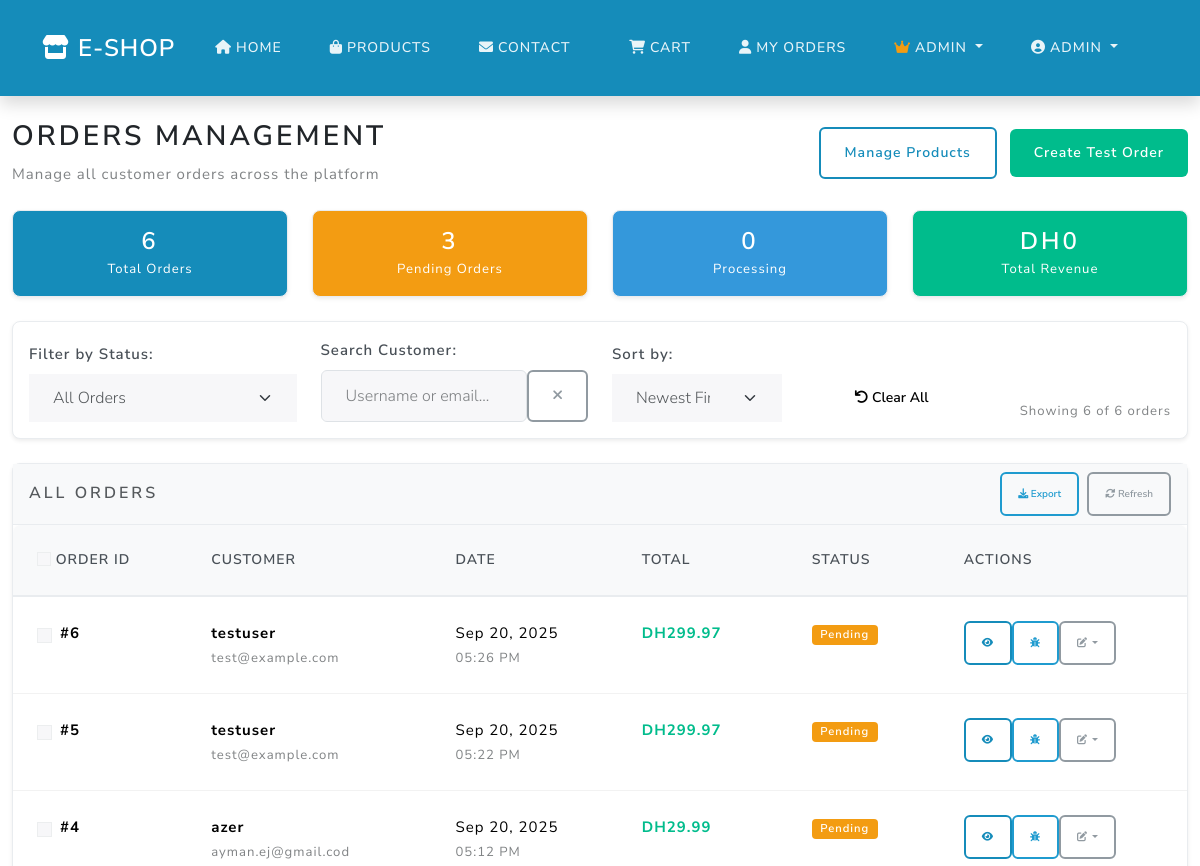
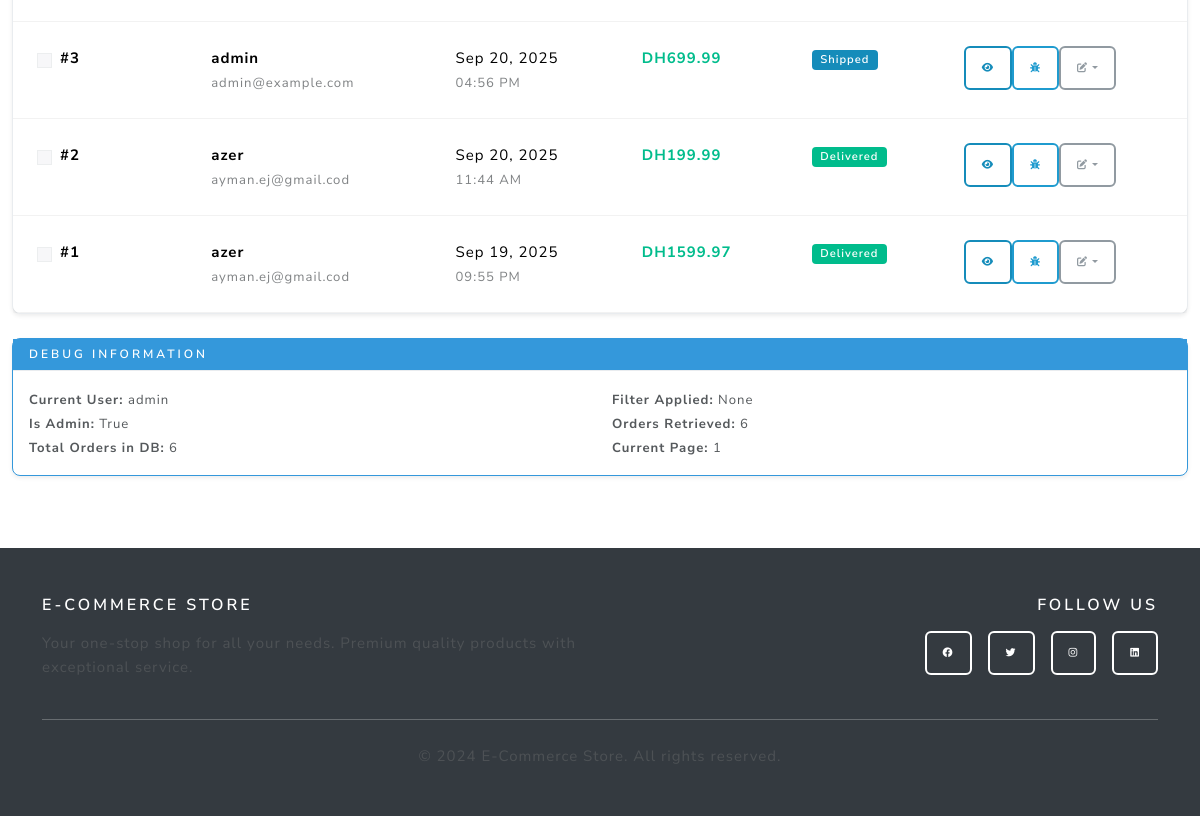
Page /admin/orders (signed in) on the earlier database version (2 pictures, top to bottom).
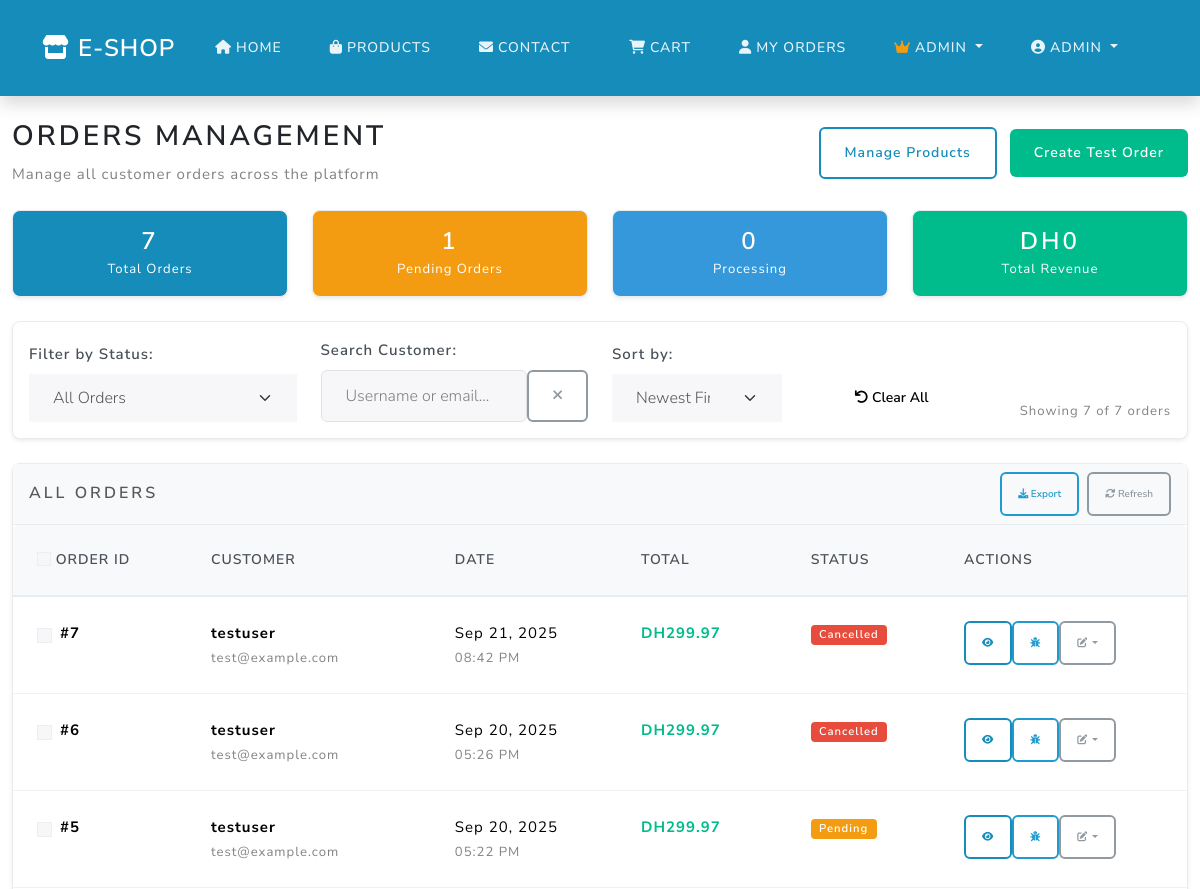
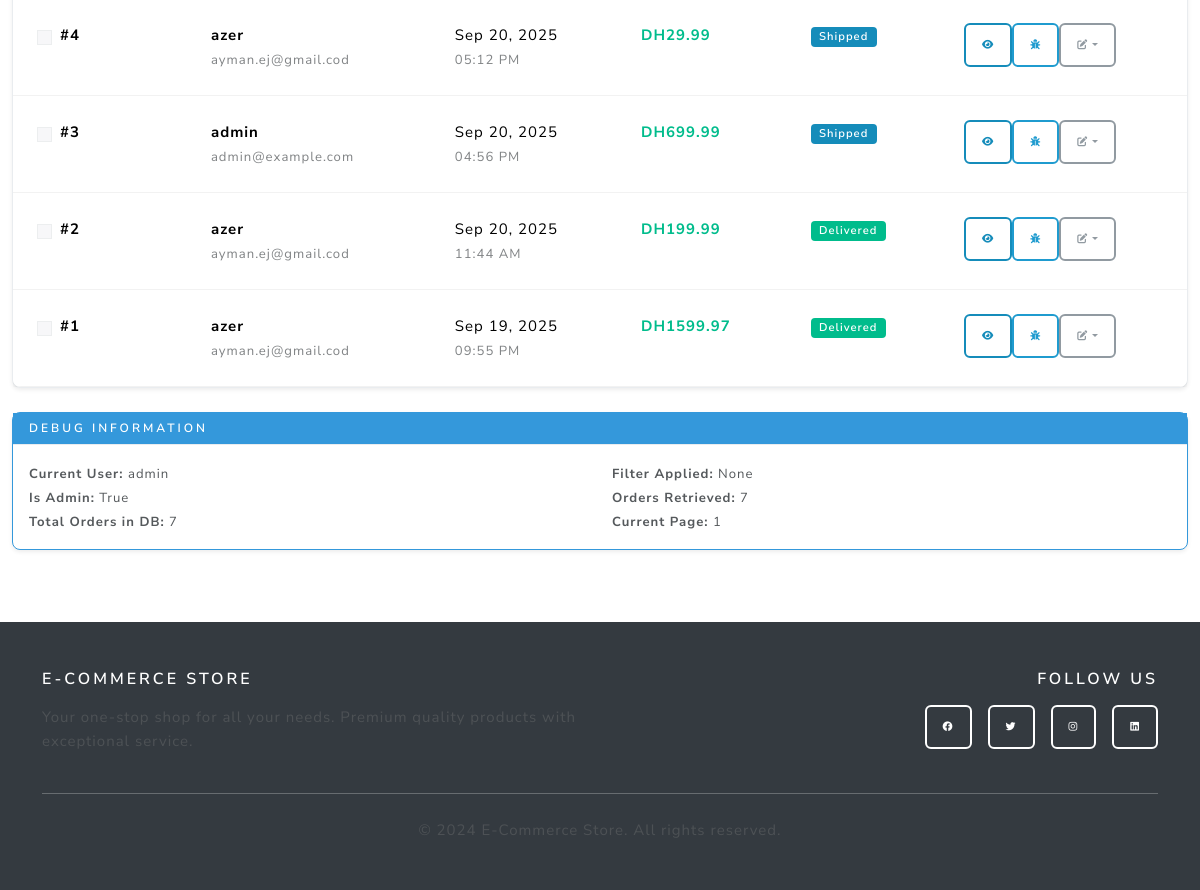
Same page on the later database version (2 pictures, top to bottom).
### main.py (models this page shows)
class User(UserMixin, db.Model):
    id = db.Column(db.Integer, primary_key=True)
    username = db.Column(db.String(80), unique=True, nullable=False)
    email = db.Column(db.String(120), unique=True, nullable=False)
    password_hash = db.Column(db.String(120), nullable=False)
    phone = db.Column(db.String(20), nullable=True)
    address = db.Column(db.Text, nullable=True)
    is_admin = db.Column(db.Boolean, default=False)
    orders = db.relationship('Order', backref='user', lazy=True)

class Order(db.Model):
    id = db.Column(db.Integer, primary_key=True)
    user_id = db.Column(db.Integer, db.ForeignKey('user.id'), nullable=False)
    total = db.Column(db.Float, nullable=False)
    status = db.Column(db.String(20), default='pending')
    created_at = db.Column(db.DateTime, default=db.func.current_timestamp())

### main.py (the view)
@app.route('/admin/orders')
@login_required
def admin_orders():
    if not current_user.is_admin:
        flash('Access denied - Admin privileges required', 'error')
        return redirect(url_for('home'))
    page = request.args.get('page', 1, type=int)
    status_filter = request.args.get('status', '')
    query = Order.query
    if status_filter:
        query = query.filter_by(status=status_filter)
    orders = query.order_by(Order.created_at.desc()).paginate(
        page=page, per_page=20, error_out=False
    )
    stats = {
        'total_orders': Order.query.count(),
        'pending_orders': Order.query.filter_by(status='pending').count(),
        'processing_orders': Order.query.filter_by(status='processing').count(),
        'shipped_orders': Order.query.filter_by(status='shipped').count(),
        'delivered_orders': Order.query.filter_by(status='delivered').count(),
        'completed_orders': Order.query.filter_by(status='completed').count(),
        'cancelled_orders': Order.query.filter_by(status='cancelled').count(),
        'total_revenue': db.session.query(db.func.sum(Order.total))\
            .filter_by(status='completed').scalar() or 0
    }
    return render_template('admin_orders.html',
                         orders=orders,
                         stats=stats,
                         status_filter=status_filter)

### templates/admin_orders.html (shortened to what this page needs)
{% extends "base.html" %}
{% block content %}
<div class="container-fluid py-4">
  <div class="d-flex justify-content-between align-items-center mb-4">
    <div>
      <h2>Orders Management</h2>
      <p class="text-muted mb-0">Manage all customer orders across the platform</p>
    </div>
    <div>
      <a href="{{ url_for('admin_products') }}" class="btn btn-outline-primary me-2">
        Manage Products
      </a>
      <a href="{{ url_for('create_test_order') }}" class="btn btn-success">
        Create Test Order
      </a>
    </div>
  </div>
  {% if stats %}
  <div class="row mb-4" id="statsCards">
    <div class="col-md-3">
      <div class="card text-center bg-primary text-white">
        <div class="card-body">
          <h3 class="mb-0" id="totalOrdersCount">{{ stats.total_orders }}</h3>
          <small>Total Orders</small>
        </div>
      </div>
    </div>
    <div class="col-md-3">
      <div class="card text-center bg-warning text-white">
        <div class="card-body">
          <h3 class="mb-0" id="pendingOrdersCount">{{ stats.pending_orders }}</h3>
          <small>Pending Orders</small>
        </div>
      </div>
    </div>
    <div class="col-md-3">
      <div class="card text-center bg-info text-white">
        <div class="card-body">
          <h3 class="mb-0" id="processingOrdersCount">{{ stats.processing_orders }}</h3>
          <small>Processing</small>
        </div>
      </div>
    </div>
    <div class="col-md-3">
      <div class="card text-center bg-success text-white">
        <div class="card-body">
          <h3 class="mb-0" id="totalRevenueCount">DH{{ "%.0f"|format(stats.total_revenue) }}</h3>
          <small>Total Revenue</small>
        </div>
      </div>
    </div>
  </div>
  {% endif %}
  <div class="card mb-4">
    <div class="card-body">
      <div class="row align-items-end">
        <div class="col-md-3">
          <label class="form-label">Filter by Status:</label>
          <select id="statusFilter" class="form-select">
            <option value="">All Orders</option>
          </select>
        </div>
        <div class="col-md-3">
          <label class="form-label">Search Customer:</label>
          <div class="input-group">
            <input type="text" id="customerSearch" class="form-control" placeholder="Username or email...">
            <button class="btn btn-outline-secondary" type="button" onclick="clearSearch()">
              <i class="fas fa-times"></i>
            </button>
          </div>
        </div>
        <div class="col-md-2">
          <label class="form-label">Sort by:</label>
          <select id="sortOrder" class="form-select">
            <option value="date-desc">Newest First</option>
          </select>
        </div>
        <div class="col-md-2">
          <button type="button" class="btn btn-secondary w-100" onclick="clearAllFilters()">
            <i class="fas fa-undo"></i> Clear All
          </button>
        </div>
        <div class="col-md-2 text-end">
          <small class="text-muted">
            Showing <span id="visibleCount">{{ orders.items|length if orders.items else 0 }}</span>
            of <span id="totalCount">{{ orders.total if orders else 0 }}</span> orders
          </small>
        </div>
      </div>
    </div>
  </div>
  <div class="card">
    <div class="card-header d-flex justify-content-between align-items-center">
      <h5 class="mb-0">All Orders</h5>
      <div class="d-flex gap-2">
        <button class="btn btn-sm btn-outline-info" onclick="exportOrders()">
          <i class="fas fa-download"></i> Export
        </button>
        <button class="btn btn-sm btn-outline-secondary" onclick="refreshOrders()">
          <i class="fas fa-sync-alt"></i> Refresh
        </button>
      </div>
    </div>
    <div class="card-body p-0">
      {% if orders and orders.items %}
      <div class="table-responsive">
        <table class="table table-hover mb-0">
          <thead class="table-light">
            <tr>
              <th>
                <input type="checkbox" id="selectAll" class="form-check-input">
                Order ID
              </th>
              <th>Customer</th>
              <th>Date</th>
              <th>Total</th>
              <th>Status</th>
              <th>Actions</th>
            </tr>
          </thead>
          <tbody id="ordersTableBody">
            {% for order in orders.items %}
            <tr class="order-row"
                data-status="{{ order.status }}"
                data-customer="{{ order.user.username|lower }} {{ order.user.email|lower }}"
                data-date="{{ order.created_at.strftime('%Y-%m-%d %H:%M:%S') }}"
                data-total="{{ order.total }}"
                data-order-id="{{ order.id }}">
              <td>
                <div class="d-flex align-items-center">
                  <input type="checkbox" class="form-check-input me-2 order-checkbox" value="{{ order.id }}">
                  <strong>#{{ order.id }}</strong>
                </div>
              </td>
              <td>
                <div class="customer-info">
                  <strong>{{ order.user.username }}</strong>
                  <br>
                  <small class="text-muted">{{ order.user.email }}</small>
                </div>
              </td>
              <td>
                <div>
                  {{ order.created_at.strftime('%b %d, %Y') }}
                  <br>
                  <small class="text-muted">{{ order.created_at.strftime('%I:%M %p') }}</small>
                </div>
              </td>
              <td>
                <strong class="text-success order-total">DH{{ "%.2f"|format(order.total) }}</strong>
              </td>
              <td>
                <span class="badge order-status bg-{{ 'warning' if order.status == 'pending'
                                        else 'info' if order.status == 'processing'
                                        else 'primary' if order.status == 'shipped'
                                        else 'success' if order.status in ['delivered', 'completed']
                                        else 'danger' }}">
                  {{ order.status|title }}
                </span>
              </td>
              <td>
                <div class="btn-group" role="group">
                  <a href="{{ url_for('admin_order_detail', order_id=order.id) }}"
                     class="btn btn-sm btn-outline-primary" title="View Details">
                    <i class="fas fa-eye"></i>
                  </a>
                  <a href="{{ url_for('debug_order_detail', order_id=order.id) }}"
                     class="btn btn-sm btn-outline-info" title="Debug View">
                    <i class="fas fa-bug"></i>
                  </a>
                  <div class="btn-group" role="group">
                    <button type="button" class="btn btn-sm btn-outline-secondary dropdown-toggle"
                            data-bs-toggle="dropdown">
                      <i class="fas fa-edit"></i>
                    </button>
                  </div>
                </div>
              </td>
            </tr>
            {% endfor %}
          </tbody>
        </table>
      </div>
      {% endif %}
    </div>
  </div>
  <div class="mt-4">
    <div class="card border-info">
      <div class="card-header bg-info text-white">
        <h6 class="mb-0">Debug Information</h6>
      </div>
      <div class="card-body">
        <div class="row">
          <div class="col-md-6">
            <small>
              <strong>Current User:</strong> {{ current_user.username }}<br>
              <strong>Is Admin:</strong> {{ current_user.is_admin }}<br>
              <strong>Total Orders in DB:</strong> {{ stats.total_orders if stats else 'N/A' }}
            </small>
          </div>
          <div class="col-md-6">
            <small>
              <strong>Filter Applied:</strong> <span id="debugCurrentFilter">None</span><br>
              <strong>Orders Retrieved:</strong> {{ orders.items|length if orders and orders.items else 0 }}<br>
              <strong>Current Page:</strong> {{ orders.page if orders else 1 }}
            </small>
          </div>
        </div>
      </div>
    </div>
  </div>
</div>
{% endblock %}

### templates/base.html (shortened to what this page needs)
<!DOCTYPE html>
<html lang="en">
  <head>
    <link
      href="https://cdn.jsdelivr.net/npm/bootswatch@5.3.2/dist/lux/bootstrap.min.css"
      rel="stylesheet"
    />
    <link
      href="https://cdnjs.cloudflare.com/ajax/libs/font-awesome/6.0.0/css/all.min.css"
      rel="stylesheet"
    />
    <link
      href="{{ url_for('static', filename='css/style.css') }}"
      rel="stylesheet"
    />
  </head>
  <body>
    <nav class="navbar navbar-expand-lg navbar-dark bg-dark">
      <div class="container">
        <a class="navbar-brand fw-bold" href="{{ url_for('home') }}">
          <i class="fas fa-store me-2"></i>E-Shop
        </a>
        <div class="collapse navbar-collapse" id="navbarNav">
          <ul class="navbar-nav me-auto">
            <li class="nav-item">
              <a class="nav-link" href="{{ url_for('home') }}">
                <i class="fas fa-home me-1"></i>Home
              </a>
            </li>
            <li class="nav-item">
              <a class="nav-link" href="{{ url_for('products') }}">
                <i class="fas fa-shopping-bag me-1"></i>Products
              </a>
            </li>
            <li class="nav-item">
              <a class="nav-link" href="{{ url_for('contact') }}">
                <i class="fas fa-envelope me-1"></i>Contact
              </a>
            </li>
          </ul>
          <ul class="navbar-nav">
            {% if current_user.is_authenticated %}
              <li class="nav-item">
                <a class="nav-link position-relative" href="{{ url_for('cart') }}">
                  <i class="fas fa-shopping-cart me-1"></i>Cart
                </a>
              </li>
              <li class="nav-item">
                <a class="nav-link" href="{{ url_for('dashboard') }}">
                  <i class="fas fa-user me-1"></i>My Orders
                </a>
              </li>
              {% if current_user.is_admin %}
  <li class="nav-item dropdown">
    <a class="nav-link dropdown-toggle" href="#" role="button" data-bs-toggle="dropdown">
      <i class="fas fa-crown me-1 text-warning"></i>Admin
    </a>
  </li>
{% endif %}
              <li class="nav-item dropdown">
                <a class="nav-link dropdown-toggle" href="#" role="button" data-bs-toggle="dropdown">
                  <i class="fas fa-user-circle me-1"></i>{{ current_user.username }}
                </a>
              </li>
            {% endif %}
          </ul>
        </div>
      </div>
    </nav>
    <main>{% block content %}{% endblock %}</main>
    <footer class="bg-dark text-light py-5 mt-5">
      <div class="container">
        <div class="row">
          <div class="col-md-6">
            <h5 class="fw-bold mb-3">E-Commerce Store</h5>
            <p class="text-muted">
              Your one-stop shop for all your needs. Premium quality products
              with exceptional service.
            </p>
          </div>
          <div class="col-md-6 text-md-end">
            <h5 class="fw-bold mb-3">Follow Us</h5>
            <div class="d-flex justify-content-md-end gap-3">
              <a href="#" class="btn btn-outline-light btn-sm">
                <i class="fab fa-facebook"></i>
              </a>
              <a href="#" class="btn btn-outline-light btn-sm">
                <i class="fab fa-twitter"></i>
              </a>
              <a href="#" class="btn btn-outline-light btn-sm">
                <i class="fab fa-instagram"></i>
              </a>
              <a href="#" class="btn btn-outline-light btn-sm">
                <i class="fab fa-linkedin"></i>
              </a>
            </div>
          </div>
        </div>
        <hr class="my-4" />
        <div class="text-center">
          <p class="text-muted mb-0">
            &copy; 2024 E-Commerce Store. All rights reserved.
          </p>
        </div>
      </div>
    </footer>
  </body>
</html>

Differences in the rows shown:
added Order: id "7", user.username "testuser", user.email "test@example.com", created_at "Sep 21, 2025", created_at "08:42 PM", total "299.97", status "Cancelled"
changed Order "05:26 PM": status "Pending" → "Cancelled"
changed Order "05:12 PM": status "Pending" → "Shipped"
Other differences:
{{ stats.total_orders }}: "6" → "7"
{{ stats.pending_orders }}: "3" → "1"
{{ orders.items|length if orders.items else 0 }}: "6" → "7"
{{ orders.total if orders else 0 }}: "6" → "7"
{{ stats.total_orders if stats else 'N/A' }}: "6" → "7"
{{ orders.items|length if orders and orders.items else 0 }}: "6" → "7"
